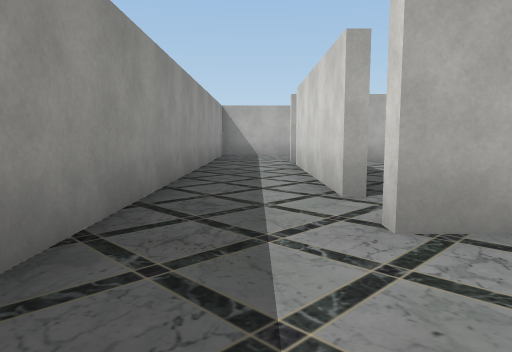
View 1 (above)

17 first-person views from a walk through a scene from a Unity 3-D project. The camera is 1.2 m above the floor, tilts 6° down and sees 70° across. Doors are open. The floor is counted in squares, 2 m on a side. Each view is taken from the middle of a square. On the plan, view 1 faces up. The plan holds only what a view shows up to about 10 squares ahead; the rest is blank. The place goes on beyond the plan. Some surface patterns are stand-ins.

View 2
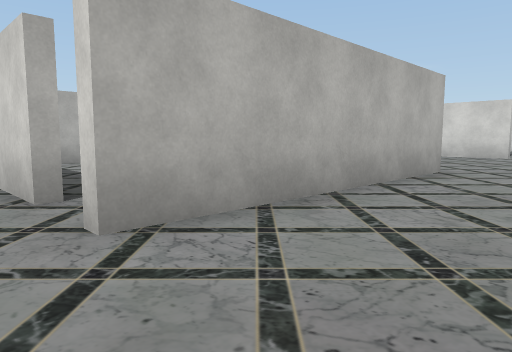

View 3
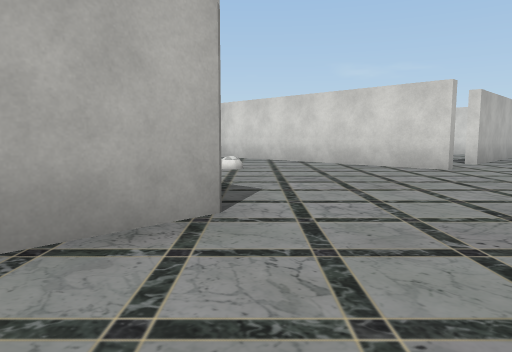

View 4
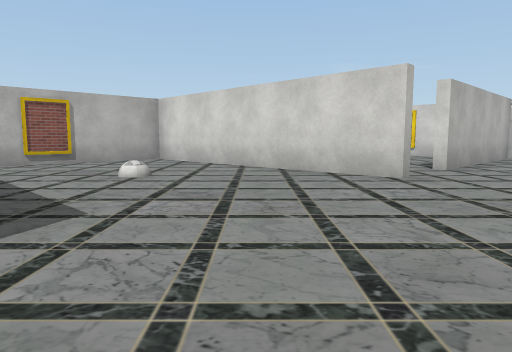

View 5
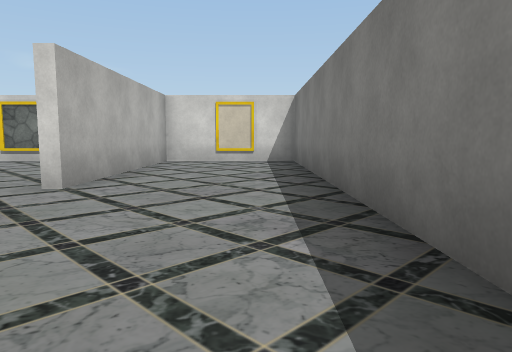

View 6
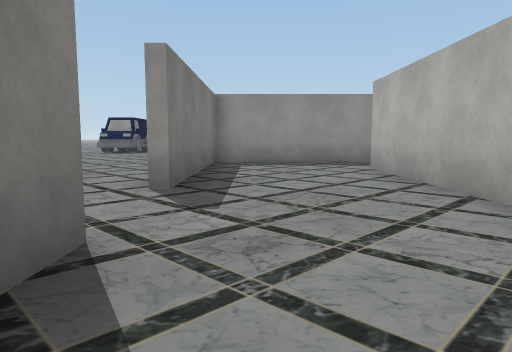

View 7
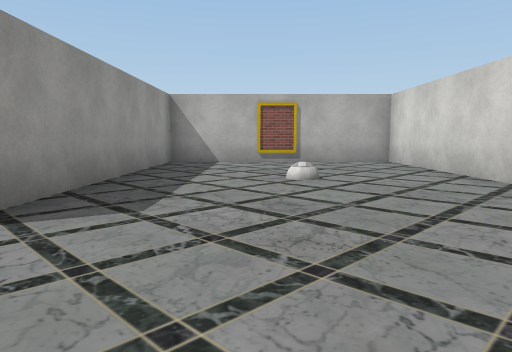

View 8
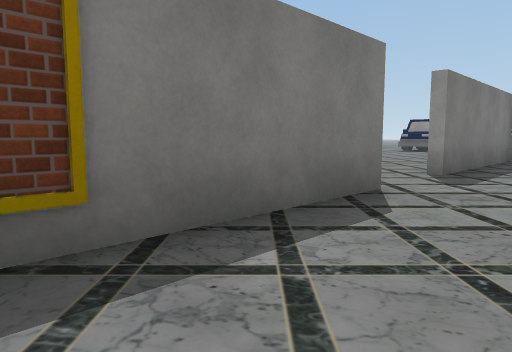

View 9
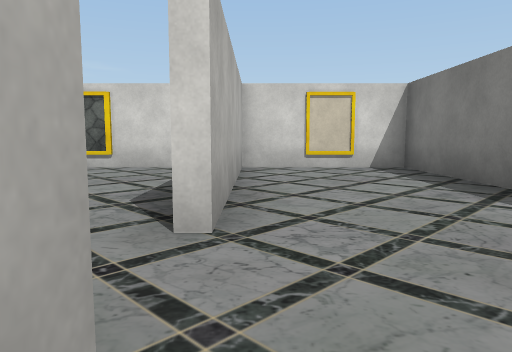

View 10
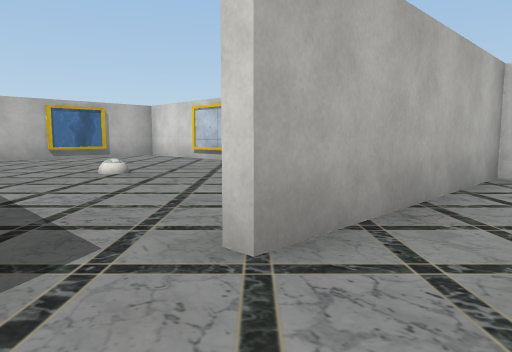

View 11
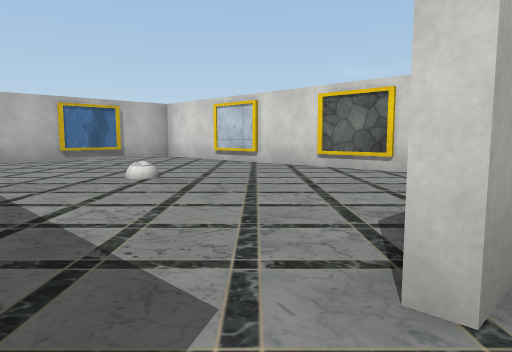

View 12
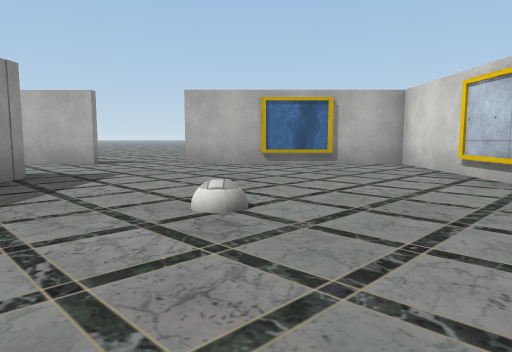

View 13
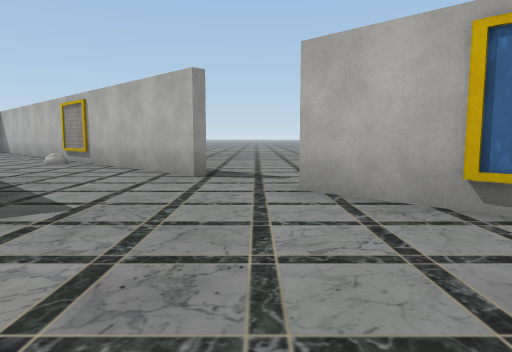

View 14
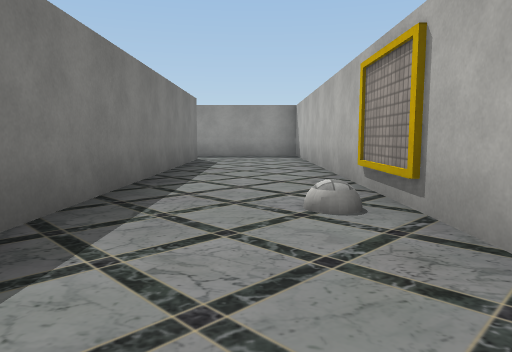

View 15
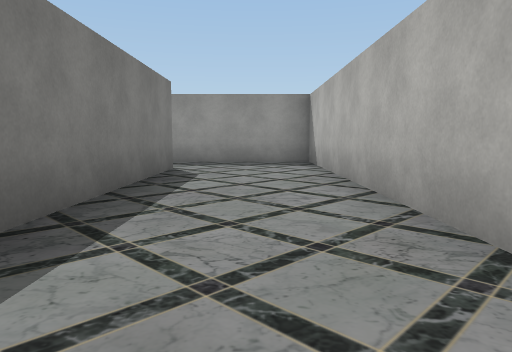

View 16
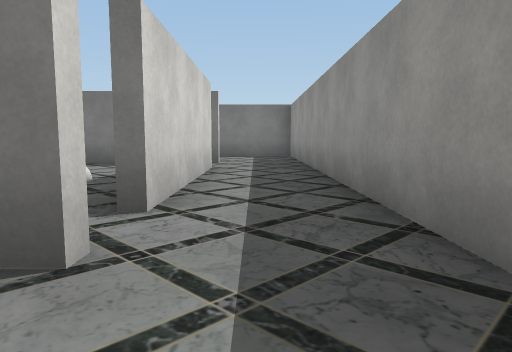

View 17
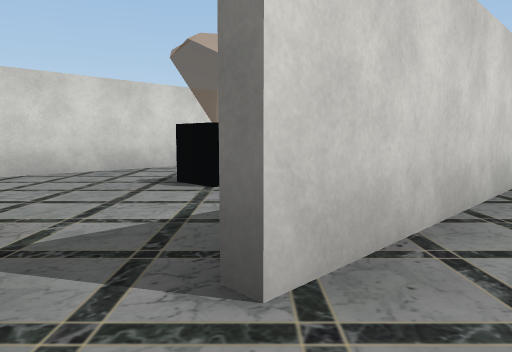

### Floor plan
Points are (right, up) in squares from view 1. A wall is a line through its corners. A room is listed if a view was taken in it or the views show most of it. See-through windows are left out.
Room 1 (views 1, 2, 3, 4, 5, 6, 7, 8, 9, 10, 11)
walls: (12.3, 2.2) (12.3, 9.1) (6.9, 9.1) (6.9, 3); (6.9, 2.3) (0.8, 2.3); (11.2, -1) (19.3, -1) (19.3, 2.3) (14.2, 2.3); (5.9, -1) (9.8, -1); (-1.1, 1.5) (-1.1, -1) (3.9, -1)
ways out: opening at (0, 2) to room 2; opening at (14, 3) to room 2; open door at (4.5, -1)
Room 2 (views 12, 13, 14, 15, 16, 17)
walls: (12.6, 9.5) (12.6, 8.9); (12.4, 12.3) (-1.1, 12.3) (-1.1, 1.5); (0.8, 9.4) (8.8, 9.4); (19.3, 3.6) (19.3, 12.3) (14.4, 12.3); (0.9, 3.6) (0.9, 8.1)
ways out: opening at (0, 2) to room 1; opening at (14, 3) to room 1; opening at (1, 3) to room 3; gap at (1, 8) to room 3; open door at (13.5, 12.5)
Room 3 (no view inside)
walls: (6.6, 4.6) (6.6, 7.9); (3.2, 9.1) (2.8, 9.1); (3.2, 2.5) (4, 2.5)
ways out: opening at (1, 3) to room 2; gap at (1, 8) to room 2
objects: other object (3, 6) to (4, 6)

Where each view was taken, in squares from view 1:
view 1: 0 up, 0 right, facing up
view 2: 0 up, 0 right, facing up-right
view 3: 0 up, 5 right, facing up-right
view 4: 0 up, 7 right, facing up-right
view 5: 0 up, 10 right, facing right
view 6: 0 up, 8 right, facing left
view 7: 0 up, 9 right, facing up
view 8: 1 up, 10 right, facing down-left
view 9: 2 up, 12 right, facing right
view 10: 1 up, 13 right, facing up-right
view 11: 2 up, 13 right, facing up-right
view 12: 4 up, 16 right, facing up
view 13: 9 up, 17 right, facing up-left
view 14: 11 up, 11 right, facing left
view 15: 11 up, 8 right, facing left
view 16: 11 up, 0 right, facing down
view 17: 9 up, 0 right, facing down-right
